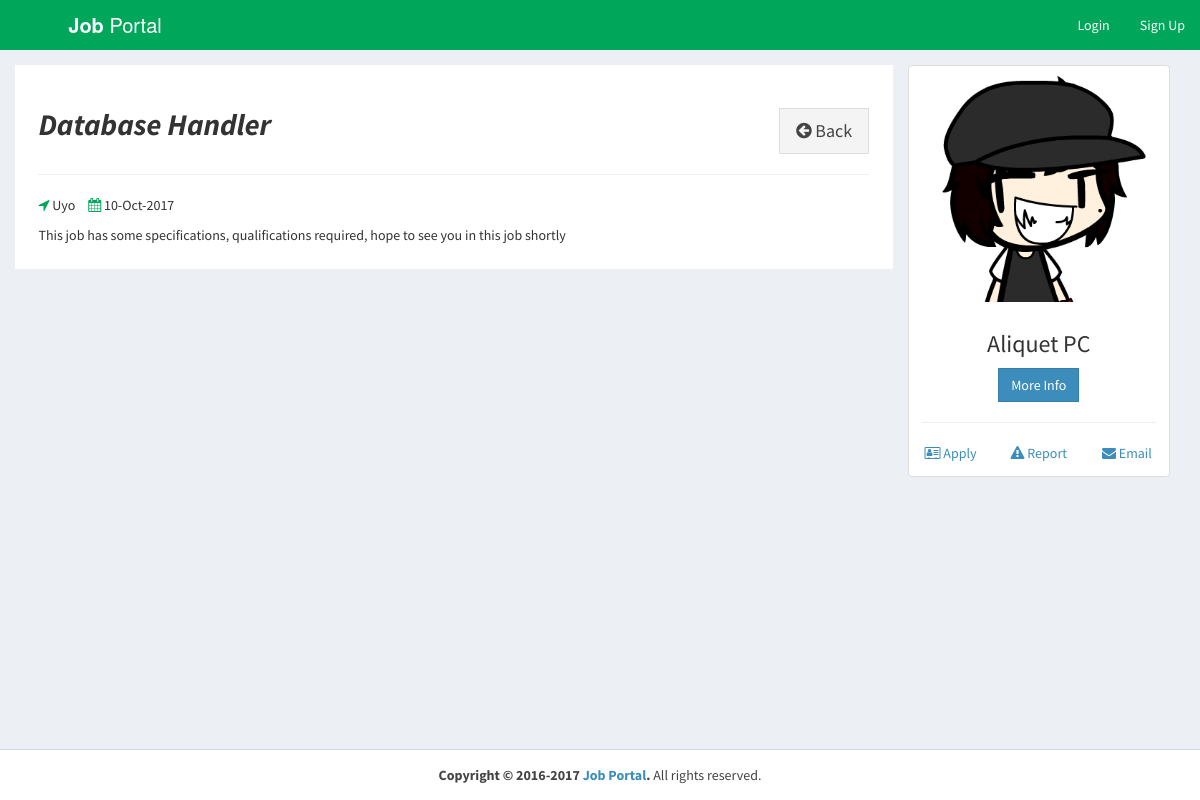
/view-job-post.php?id=43, run on the app's committed database.
### tables this page shows
CREATE TABLE `job_post` (
  `id_jobpost` int(11) NOT NULL,
  `id_company` int(11) NOT NULL,
  `jobtitle` varchar(255) NOT NULL,
  `description` text NOT NULL,
  `minimumsalary` varchar(255) NOT NULL,
  `maximumsalary` varchar(255) NOT NULL,
  `experience` varchar(255) NOT NULL,
  `qualification` varchar(255) NOT NULL,
  `createdat` timestamp NOT NULL DEFAULT CURRENT_TIMESTAMP
);

CREATE TABLE `company` (
  `id_company` int(11) NOT NULL,
  `name` varchar(255) NOT NULL,
  `companyname` varchar(255) NOT NULL,
  `country` varchar(255) NOT NULL,
  `state` varchar(255) NOT NULL,
  `city` varchar(255) NOT NULL,
  `contactno` varchar(255) NOT NULL,
  `website` varchar(255) NOT NULL,
  `email` varchar(255) NOT NULL,
  `password` varchar(255) NOT NULL,
  `aboutme` varchar(255) DEFAULT NULL,
  `logo` varchar(255) NOT NULL,
  `createdAt` timestamp NOT NULL DEFAULT CURRENT_TIMESTAMP,
  `active` int(11) NOT NULL DEFAULT '2'
);

### view-job-post.php (the view, shortened to what this page needs)
<?php
require_once("db.php");
?>
<!DOCTYPE html>
<html>
<head>
  <link rel="stylesheet" href="https://cdnjs.cloudflare.com/ajax/libs/twitter-bootstrap/3.3.7/css/bootstrap.min.css">
  <link rel="stylesheet" href="https://cdnjs.cloudflare.com/ajax/libs/font-awesome/4.7.0/css/font-awesome.min.css">
  <link rel="stylesheet" href="https://cdnjs.cloudflare.com/ajax/libs/ionicons/2.0.1/css/ionicons.min.css">
  <link rel="stylesheet" href="css/AdminLTE.min.css">
  <link rel="stylesheet" href="css/_all-skins.min.css">
  <link rel="stylesheet" href="css/custom.css">
</head>
<body class="hold-transition skin-green sidebar-mini">
<div class="wrapper">
  <header class="main-header">
    <a href="index.php" class="logo logo-bg">
      <span class="logo-lg"><b>Job</b> Portal</span>
    </a>
    <nav class="navbar navbar-static-top">
      <div class="navbar-custom-menu">
        <ul class="nav navbar-nav">
          <li>
            <a href="login.php">Login</a>
          </li>
          <li>
            <a href="sign-up.php">Sign Up</a>
          </li>
        </ul>
      </div>
    </nav>
  </header>
  <div class="content-wrapper" style="margin-left: 0px;">
  <?php
    $sql = "SELECT * FROM job_post INNER JOIN company ON job_post.id_company=company.id_company WHERE id_jobpost='$_GET[id]'";
    $result = $conn->query($sql);
    if($result->num_rows > 0)
    {
      while($row = $result->fetch_assoc())
      {
  ?>
    <section id="candidates" class="content-header">
      <div class="container">
        <div class="row">
          <div class="col-md-9 bg-white padding-2">
            <div class="pull-left">
              <h2><b><i><?php echo $row['jobtitle']; ?></i></b></h2>
            </div>
            <div class="pull-right">
              <a href="jobs.php" class="btn btn-default btn-lg btn-flat margin-top-20"><i class="fa fa-arrow-circle-left"></i> Back</a>
            </div>
            <div class="clearfix"></div>
            <hr>
            <div>
              <p><span class="margin-right-10"><i class="fa fa-location-arrow text-green"></i> <?php echo $row['city']; ?></span> <i class="fa fa-calendar text-green"></i> <?php echo date("d-M-Y", strtotime($row['createdat'])); ?></p>
            </div>
            <div>
              <?php echo stripcslashes($row['description']); ?>
            </div>
          </div>
          <div class="col-md-3">
            <div class="thumbnail">
              <img src="uploads/logo/<?php echo $row['logo']; ?>" alt="companylogo">
              <div class="caption text-center">
                <h3><?php echo $row['companyname']; ?></h3>
                <p><a href="#" class="btn btn-primary btn-flat" role="button">More Info</a>
                <hr>
                <div class="row">
                  <div class="col-md-4"><a href=""><i class="fa fa-address-card-o"></i> Apply</a></div>
                  <div class="col-md-4"><a href=""><i class="fa fa-warning"></i> Report</a></div>
                  <div class="col-md-4"><a href=""><i class="fa fa-envelope"></i> Email</a></div>
                </div>
              </div>
            </div>
          </div>
        </div>
      </div>
    </section>
    <?php
      }
    }
    ?>
  </div>
  <footer class="main-footer" style="margin-left: 0px;">
    <div class="text-center">
      <strong>Copyright &copy; 2016-2017 <a href="learningfromscratch.online">Job Portal</a>.</strong> All rights
    reserved.
    </div>
  </footer>
</div>
</body>
</html>

### css/custom.css (style rules this page uses)
.logo-bg { background-color: #00A65A !important; }
.margin-top-20 { margin-top: 20px; }
.padding-2 { padding: 2%; }
.bg-white { background-color: #fff; }
.margin-right-10 { margin-right: 10px; }

### data on the page
job_post: jobtitle "Database Handler", id_company.city "Uyo", createdat "10-Oct-2017", description "This job has some specifications, qualifications required, hope to see you in this job shortly", id_company.logo (picture), id_company.companyname "Aliquet PC"
